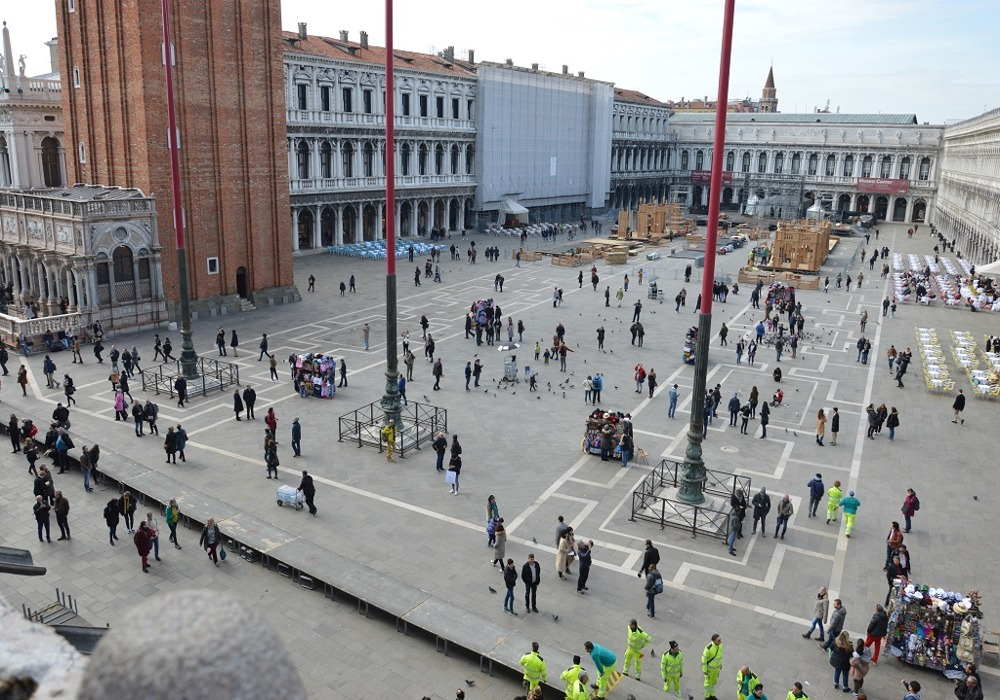
#> input picture physycom/count/venice_012345.jpg, 1000 x 700 px
$ python grayscale.py count/venice_012345.jpg
#> lines starting #> are read from the running program, lines starting #| are printed output that depends on the picture
import sys
import cv2

if len(sys.argv) < 2:
  print("Usage :",sys.argv[0],"path/to/img")
  exit(1)

# Grayscaling images
file = sys.argv[1]
im = cv2.imread(file)
#> im is the input picture: shape (700, 1000, 3); mean B, G, R 141.1, 140.5, 140.9
gray_file = file.split(".")[0] + "_gs.jpg"
print("Grayscaling :",file)
gray_image = cv2.cvtColor(im, cv2.COLOR_BGR2GRAY)
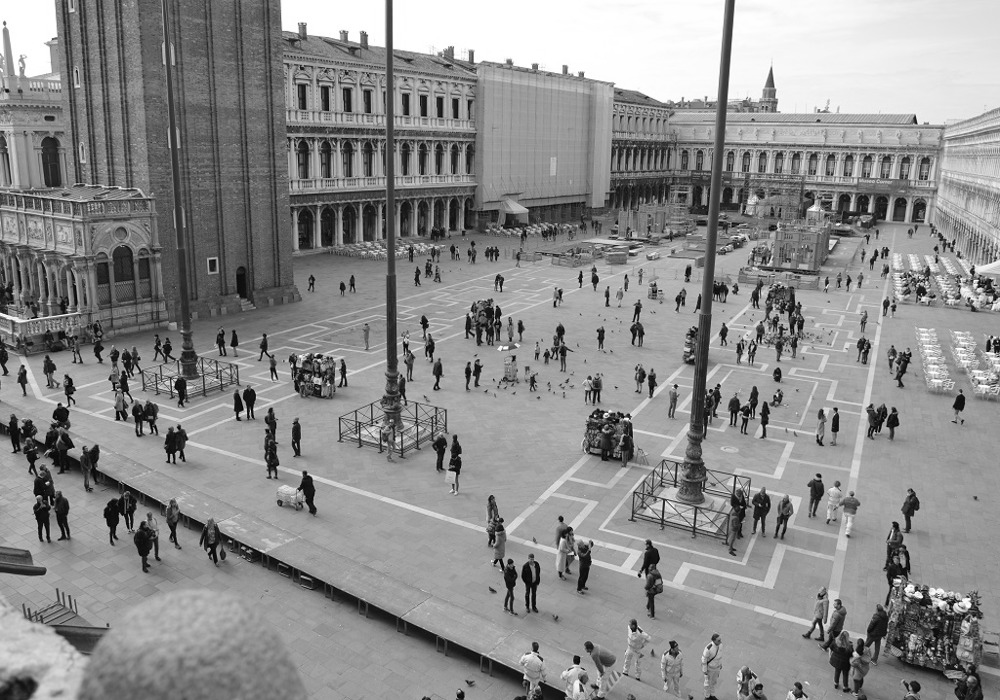
#> gray_image: shape (700, 1000); min 0, max 255, mean 140.7
cv2.imwrite(gray_file, gray_image)
